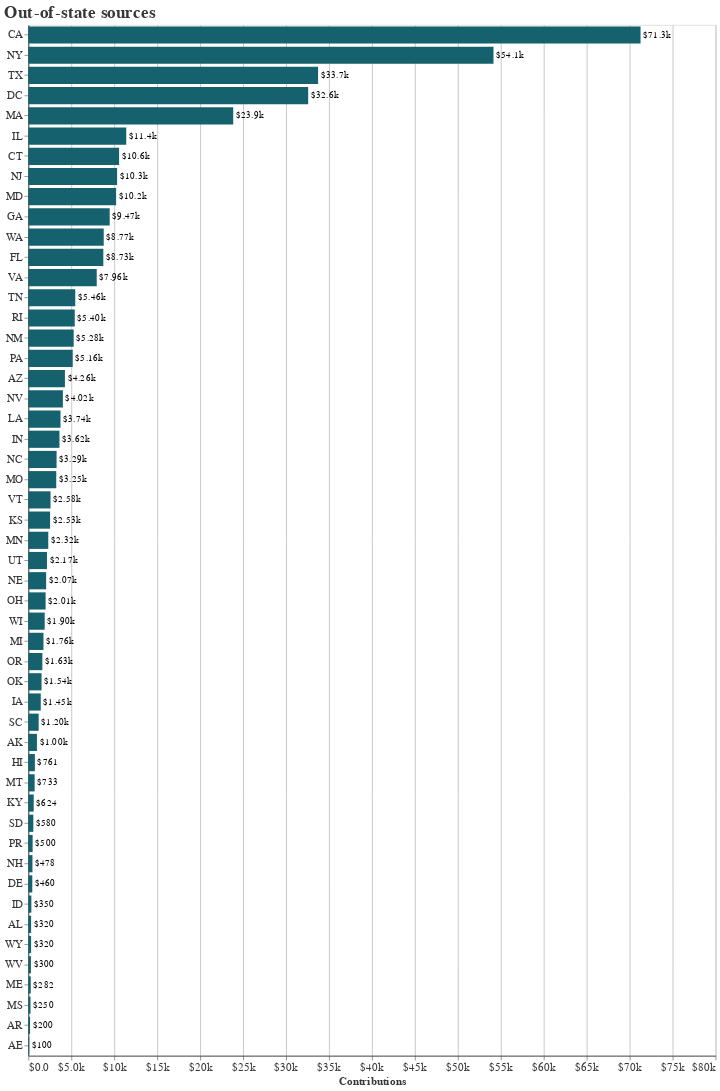

Source (notebook cell):
### Code cell
outside_co_df["contributorStateCode"] = outside_co_df["contributorStateCode"].str.upper()
outside_by_state = outside_co_df.groupby(["contributorStateCode"])["amount"].sum().reset_index()


# Chart
outside_by_state_chart = alt.Chart(outside_by_state).mark_bar().encode(
    x=alt.X('amount', axis=alt.Axis(format='$.2s', title='Contributions')),
    y=alt.Y('contributorStateCode', axis=alt.Axis(title=''), sort='-x'),
)

outside_by_state_text = outside_by_state_chart.mark_text(
    align='left',
    baseline='middle',
    dx=3  # Nudges text to right so it doesn't appear on top of the bar
).encode(
    text=alt.Text( 'amount:Q', format='$.3s'),
)


(outside_by_state_chart + outside_by_state_text).properties(
    title={
        "text":"Out-of-state sources",
#         "subtitle":"Cash raised as of March 12, 2023"
    },
    height=1200,
    width=800
)

### Figure 1 — Vega-Lite specification as saved in the notebook (floating-point values rounded to 4 significant figures)
{"width": 800, "config": {"arc": {"fill": "#15616D"}, "area": {"fill": "#15616D"}, "bar": {"size": 20, "binSpacing": 10, "continuousBandSize": 5, "fill": "#15616D", "stroke": false}, "circle": {"fill": "#15616D", "stroke": "#363636", "strokeWidth": 0.5}, "line": {"stroke": "#15616D"}, "path": {"stroke": "#15616D"}, "point": {"stroke": "#15616D"}, "rect": {"fill": "#15616D"}, "shape": {"stroke": "#15616D"}, "symbol": {"fill": "#15616D"}, "title": {"font": "Roboto Mono", "color": "#363636", "fontSize": 20.0, "anchor": "start"}, "axis": {"titleFont": "Roboto Mono", "titleColor": "#363636", "titleFontSize": 12.8, "labelFont": "Roboto Mono", "labelColor": "#363636", "labelFontSize": 12.8, "gridColor": "#b9c4c1", "domainColor": "#363636"}, "header": {"labelFont": "Roboto Mono", "titleFont": "Roboto Mono", "labelFontSize": 16, "titleFontSize": 16}, "legend": {"titleFont": "Roboto Mono", "titleColor": "#363636", "titleFontSize": 12.8, "labelFont": "Roboto Mono", "labelColor": "#363636", "labelFontSize": 12.8}, "range": {"category": ["#001524", "#15616D", "#ACBDBA", "#FF7D00", "#78290F"], "diverging": ["#850018", "#cd1549", "#f6618d", "#fbafc4", "#f5f5f5", "#93c5fe", "#5091e6", "#1d5ebd", "#002f84"], "heatmap": ["#ffb5d4", "#ff97b8", "#ff7499", "#fc4c78", "#ec245f", "#d2004b", "#b10034", "#91001f", "#720008"], "ramp": ["#ffb5d4", "#ff97b8", "#ff7499", "#fc4c78", "#ec245f", "#d2004b", "#b10034", "#91001f", "#720008"], "ordinal": ["#ffb5d4", "#ff97b8", "#ff7499", "#fc4c78", "#ec245f", "#d2004b", "#b10034", "#91001f", "#720008"]}}, "layer": [{"mark": "bar", "encoding": {"x": {"axis": {"format": "$.2s", "title": "Contributions"}, "field": "amount", "type": "quantitative"}, "y": {"axis": {"title": ""}, "field": "contributorStateCode", "sort": "-x", "type": "nominal"}}}, {"mark": {"type": "text", "align": "left", "baseline": "middle", "dx": 3}, "encoding": {"text": {"field": "amount", "format": "$.3s", "type": "quantitative"}, "x": {"axis": {"format": "$.2s", "title": "Contributions"}, "field": "amount", "type": "quantitative"}, "y": {"axis": {"title": ""}, "field": "contributorStateCode", "sort": "-x", "type": "nominal"}}}], "data": {"name": "data-30a28360051deb1a02f549aa0f86b822"}, "height": 1200, "title": {"text": "Out-of-state sources"}, "$schema": "https://vega.github.io/schema/vega-lite/v4.17.0.json", "datasets": {"data-30a28360051deb1a02f549aa0f86b822": [{"contributorStateCode": "AE", "amount": 100.0}, {"contributorStateCode": "AK", "amount": 1000.0}, {"contributorStateCode": "AL", "amount": 320.0}, {"contributorStateCode": "AR", "amount": 200.0}, {"contributorStateCode": "AZ", "amount": 4258.0}, {"contributorStateCode": "CA", "amount": 71270.0}, {"contributorStateCode": "CT", "amount": 10560.0}, {"contributorStateCode": "DC", "amount": 32580.0}, {"contributorStateCode": "DE", "amount": 460.0}, {"contributorStateCode": "FL", "amount": 8730.0}, {"contributorStateCode": "GA", "amount": 9469.0}, {"contributorStateCode": "HI", "amount": 760.5}, {"contributorStateCode": "IA", "amount": 1445.0}, {"contributorStateCode": "ID", "amount": 350.0}, {"contributorStateCode": "IL", "amount": 11400.0}, {"contributorStateCode": "IN", "amount": 3620.0}, {"contributorStateCode": "KS", "amount": 2530.0}, {"contributorStateCode": "KY", "amount": 623.5}, {"contributorStateCode": "LA", "amount": 3744.0}, {"contributorStateCode": "MA", "amount": 23850.0}, {"contributorStateCode": "MD", "amount": 10220.0}, {"contributorStateCode": "ME", "amount": 281.9}, {"contributorStateCode": "MI", "amount": 1760.0}, {"contributorStateCode": "MN", "amount": 2321.0}, {"contributorStateCode": "MO", "amount": 3249.0}, {"contributorStateCode": "MS", "amount": 250.0}, {"contributorStateCode": "MT", "amount": 733.2}, {"contributorStateCode": "NC", "amount": 3287.0}, {"contributorStateCode": "NE", "amount": 2072.0}, {"contributorStateCode": "NH", "amount": 477.5}, {"contributorStateCode": "NJ", "amount": 10330.0}, {"contributorStateCode": "NM", "amount": 5278.0}, {"contributorStateCode": "NV", "amount": 4019.0}, {"contributorStateCode": "NY", "amount": 54150.0}, {"contributorStateCode": "OH", "amount": 2010.0}, {"contributorStateCode": "OK", "amount": 1537.0}, {"contributorStateCode": "OR", "amount": 1632.0}, {"contributorStateCode": "PA", "amount": 5165.0}, {"contributorStateCode": "PR", "amount": 500.0}, {"contributorStateCode": "RI", "amount": 5402.0}, {"contributorStateCode": "SC", "amount": 1200.0}, {"contributorStateCode": "SD", "amount": 580.0}, {"contributorStateCode": "TN", "amount": 5461.0}, {"contributorStateCode": "TX", "amount": 33730.0}, {"contributorStateCode": "UT", "amount": 2167.0}, {"contributorStateCode": "VA", "amount": 7961.0}, {"contributorStateCode": "VT", "amount": 2582.0}, {"contributorStateCode": "WA", "amount": 8774.0}, {"contributorStateCode": "WI", "amount": 1902.0}, {"contributorStateCode": "WV", "amount": 300.0}, {"contributorStateCode": "WY", "amount": 320.0}]}}
